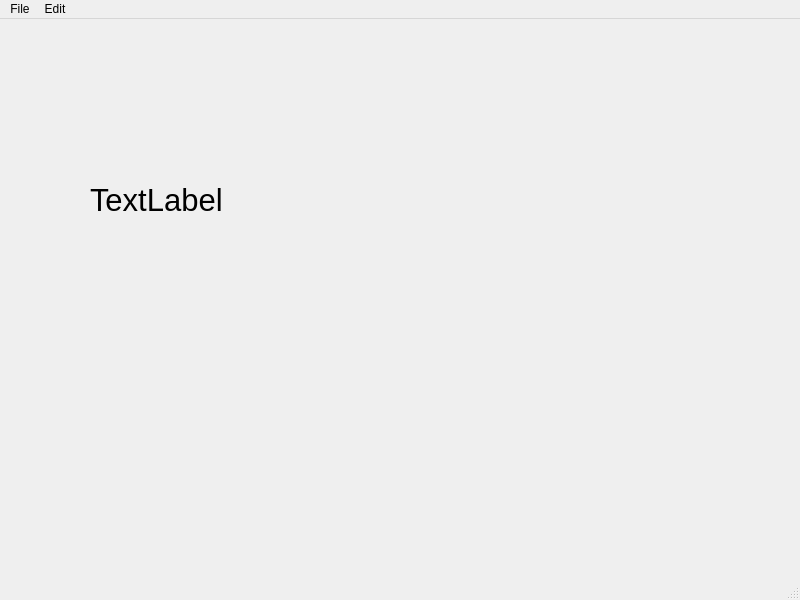
<?xml version="1.0" encoding="UTF-8"?>
<ui version="4.0">
 <class>MainWindow</class>
 <widget class="QMainWindow" name="MainWindow">
  <property name="geometry">
   <rect>
    <x>0</x>
    <y>0</y>
    <width>800</width>
    <height>600</height>
   </rect>
  </property>
  <property name="windowTitle">
   <string>MainWindow</string>
  </property>
  <widget class="QWidget" name="centralwidget">
   <widget class="QLabel" name="label">
    <property name="geometry">
     <rect>
      <x>90</x>
      <y>130</y>
      <width>241</width>
      <height>101</height>
     </rect>
    </property>
    <property name="font">
     <font>
      <pointsize>23</pointsize>
     </font>
    </property>
    <property name="text">
     <string>TextLabel</string>
    </property>
   </widget>
  </widget>
  <widget class="QMenuBar" name="menubar">
   <property name="geometry">
    <rect>
     <x>0</x>
     <y>0</y>
     <width>800</width>
     <height>22</height>
    </rect>
   </property>
   <widget class="QMenu" name="menuFile">
    <property name="title">
     <string>File</string>
    </property>
    <addaction name="actionNew"/>
    <addaction name="actionSave"/>
   </widget>
   <widget class="QMenu" name="menuEdit">
    <property name="title">
     <string>Edit</string>
    </property>
    <addaction name="actionCopy"/>
    <addaction name="actionPaste"/>
   </widget>
   <addaction name="menuFile"/>
   <addaction name="menuEdit"/>
  </widget>
  <widget class="QStatusBar" name="statusbar"/>
  <action name="actionNew">
   <property name="text">
    <string>New</string>
   </property>
   <property name="statusTip">
    <string>Create a new file</string>
   </property>
   <property name="shortcut">
    <string>Ctrl+N</string>
   </property>
  </action>
  <action name="actionSave">
   <property name="text">
    <string>Save</string>
   </property>
   <property name="statusTip">
    <string>Save a file</string>
   </property>
   <property name="shortcut">
    <string>Ctrl+S</string>
   </property>
  </action>
  <action name="actionCopy">
   <property name="text">
    <string>Copy</string>
   </property>
   <property name="statusTip">
    <string>Copy a file</string>
   </property>
   <property name="shortcut">
    <string>Return</string>
   </property>
  </action>
  <action name="actionPaste">
   <property name="text">
    <string>Paste</string>
   </property>
   <property name="statusTip">
    <string>Paste a file</string>
   </property>
   <property name="shortcut">
    <string>Ctrl+V, Return</string>
   </property>
  </action>
 </widget>
 <resources/>
 <connections/>
</ui>
